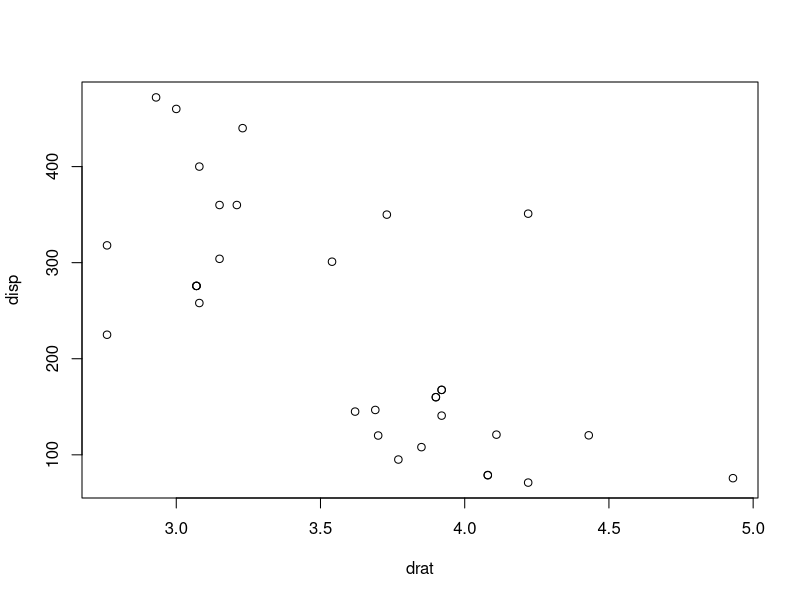

Here is the R script that generated this plot:
# 다변량분석
# 피어슨의 상관계수 = 두 변수간의 선형관계
# 스피어만의 상관계수 = 두 변수간의 선형관계 이외

install.packages("Hmisc")
library(Hmisc)
data(mtcars)
head(mtcars)

# disp ~ drat 간 산점도 
drat <- mtcars$drat
disp <- mtcars$disp
plot(drat,disp)

cov(drat,disp)
cor(drat,disp)

# Hmisc 패키지에 rcorr은 상관분석
# 피어슨 상관계수
rcorr(as.matrix(mtcars), type = "pearson")
cov(mtcars)

# 스피어만 상관계수
rcorr(as.matrix(mtcars), type = "spearman")
